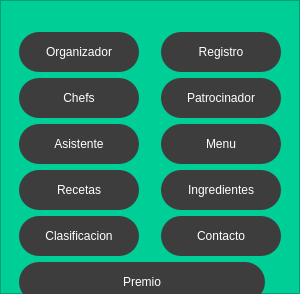
           <widget class="QFrame" name="frame_control">
            <property name="minimumSize">
             <size>
              <width>300</width>
              <height>0</height>
             </size>
            </property>
            <property name="maximumSize">
             <size>
              <width>0</width>
              <height>16777215</height>
             </size>
            </property>
            <property name="styleSheet">
             <string notr="true">QFrame{
background-color:rgb(0,206,151);
}

QPushButton{
background-color:rgb(61,61,61);
border-radius:20px;
border-bottom-left-radius:20px;
color:rgb(255,255,255);
font: 77 10pt &quot;Arial Black&quot;
}

QPushButton:hover{
background-color:white;
border-top-left-radius:20px;
border-bottom-left-radius:20px;
color:rgb(0,0,0);
font: 77 10pt &quot;Arial Black&quot;
}</string>
            </property>
            <property name="frameShape">
             <enum>QFrame::StyledPanel</enum>
            </property>
            <property name="frameShadow">
             <enum>QFrame::Raised</enum>
            </property>
            <layout class="QGridLayout" name="gridLayout">
             <property name="horizontalSpacing">
              <number>15</number>
             </property>
             <item row="0" column="0">
              <widget class="QPushButton" name="boton_organizador">
               <property name="minimumSize">
                <size>
                 <width>120</width>
                 <height>40</height>
                </size>
               </property>
               <property name="maximumSize">
                <size>
                 <width>0</width>
                 <height>0</height>
                </size>
               </property>
               <property name="text">
                <string>Organizador</string>
               </property>
               <property name="icon">
                <iconset>
                 <normaloff>iconos/baseDatos.png</normaloff>iconos/baseDatos.png</iconset>
               </property>
              </widget>
             </item>
             <item row="0" column="1">
              <widget class="QPushButton" name="boton_registro">
               <property name="minimumSize">
                <size>
                 <width>120</width>
                 <height>40</height>
                </size>
               </property>
               <property name="maximumSize">
                <size>
                 <width>0</width>
                 <height>0</height>
                </size>
               </property>
               <property name="text">
                <string>Registro</string>
               </property>
               <property name="icon">
                <iconset>
                 <normaloff>iconos/baseDatos.png</normaloff>iconos/baseDatos.png</iconset>
               </property>
              </widget>
             </item>
             <item row="1" column="0">
              <widget class="QPushButton" name="boton_chef">
               <property name="minimumSize">
                <size>
                 <width>120</width>
                 <height>40</height>
                </size>
               </property>
               <property name="maximumSize">
                <size>
                 <width>0</width>
                 <height>0</height>
                </size>
               </property>
               <property name="text">
                <string>Chefs</string>
               </property>
               <property name="icon">
                <iconset>
                 <normaloff>iconos/baseDatos.png</normaloff>iconos/baseDatos.png</iconset>
               </property>
              </widget>
             </item>
             <item row="1" column="1">
              <widget class="QPushButton" name="boton_patrocinador">
               <property name="minimumSize">
                <size>
                 <width>120</width>
                 <height>40</height>
                </size>
               </property>
               <property name="maximumSize">
                <size>
                 <width>0</width>
                 <height>0</height>
                </size>
               </property>
               <property name="text">
                <string>Patrocinador</string>
               </property>
               <property name="icon">
                <iconset>
                 <normaloff>iconos/baseDatos.png</normaloff>iconos/baseDatos.png</iconset>
               </property>
              </widget>
             </item>
             <item row="2" column="0">
              <widget class="QPushButton" name="boton_asistente">
               <property name="minimumSize">
                <size>
                 <width>120</width>
                 <height>40</height>
                </size>
               </property>
               <property name="maximumSize">
                <size>
                 <width>0</width>
                 <height>0</height>
                </size>
               </property>
               <property name="text">
                <string>Asistente</string>
               </property>
               <property name="icon">
                <iconset>
                 <normaloff>iconos/baseDatos.png</normaloff>iconos/baseDatos.png</iconset>
               </property>
              </widget>
             </item>
             <item row="2" column="1">
              <widget class="QPushButton" name="boton_Menu">
               <property name="minimumSize">
                <size>
                 <width>120</width>
                 <height>40</height>
                </size>
               </property>
               <property name="maximumSize">
                <size>
                 <width>0</width>
                 <height>0</height>
                </size>
               </property>
               <property name="text">
                <string>Menu</string>
               </property>
               <property name="icon">
                <iconset>
                 <normaloff>iconos/baseDatos.png</normaloff>iconos/baseDatos.png</iconset>
               </property>
              </widget>
             </item>
             <item row="3" column="0">
              <widget class="QPushButton" name="boton_recetas">
               <property name="minimumSize">
                <size>
                 <width>120</width>
                 <height>40</height>
                </size>
               </property>
               <property name="maximumSize">
                <size>
                 <width>0</width>
                 <height>0</height>
                </size>
               </property>
               <property name="text">
                <string>Recetas</string>
               </property>
               <property name="icon">
                <iconset>
                 <normaloff>iconos/baseDatos.png</normaloff>iconos/baseDatos.png</iconset>
               </property>
              </widget>
             </item>
             <item row="3" column="1">
              <widget class="QPushButton" name="boton_ingrediente">
               <property name="minimumSize">
                <size>
                 <width>120</width>
                 <height>40</height>
                </size>
               </property>
               <property name="maximumSize">
                <size>
                 <width>0</width>
                 <height>0</height>
                </size>
               </property>
               <property name="text">
                <string>Ingredientes</string>
               </property>
               <property name="icon">
                <iconset>
                 <normaloff>iconos/baseDatos.png</normaloff>iconos/baseDatos.png</iconset>
               </property>
              </widget>
             </item>
             <item row="4" column="0">
              <widget class="QPushButton" name="boton_clasificacion">
               <property name="minimumSize">
                <size>
                 <width>120</width>
                 <height>40</height>
                </size>
               </property>
               <property name="maximumSize">
                <size>
                 <width>0</width>
                 <height>0</height>
                </size>
               </property>
               <property name="text">
                <string>Clasificacion</string>
               </property>
               <property name="icon">
                <iconset>
                 <normaloff>iconos/baseDatos.png</normaloff>iconos/baseDatos.png</iconset>
               </property>
              </widget>
             </item>
             <item row="4" column="1">
              <widget class="QPushButton" name="boton_contacto">
               <property name="minimumSize">
                <size>
                 <width>120</width>
                 <height>40</height>
                </size>
               </property>
               <property name="maximumSize">
                <size>
                 <width>0</width>
                 <height>0</height>
                </size>
               </property>
               <property name="text">
                <string>Contacto</string>
               </property>
               <property name="icon">
                <iconset>
                 <normaloff>iconos/baseDatos.png</normaloff>iconos/baseDatos.png</iconset>
               </property>
              </widget>
             </item>
             <item row="5" column="0" colspan="2">
              <widget class="QPushButton" name="boton_premio">
               <property name="minimumSize">
                <size>
                 <width>246</width>
                 <height>40</height>
                </size>
               </property>
               <property name="maximumSize">
                <size>
                 <width>0</width>
                 <height>0</height>
                </size>
               </property>
               <property name="text">
                <string>Premio</string>
               </property>
               <property name="icon">
                <iconset>
                 <normaloff>iconos/baseDatos.png</normaloff>iconos/baseDatos.png</iconset>
               </property>
              </widget>
             </item>
            </layout>
           </widget>
